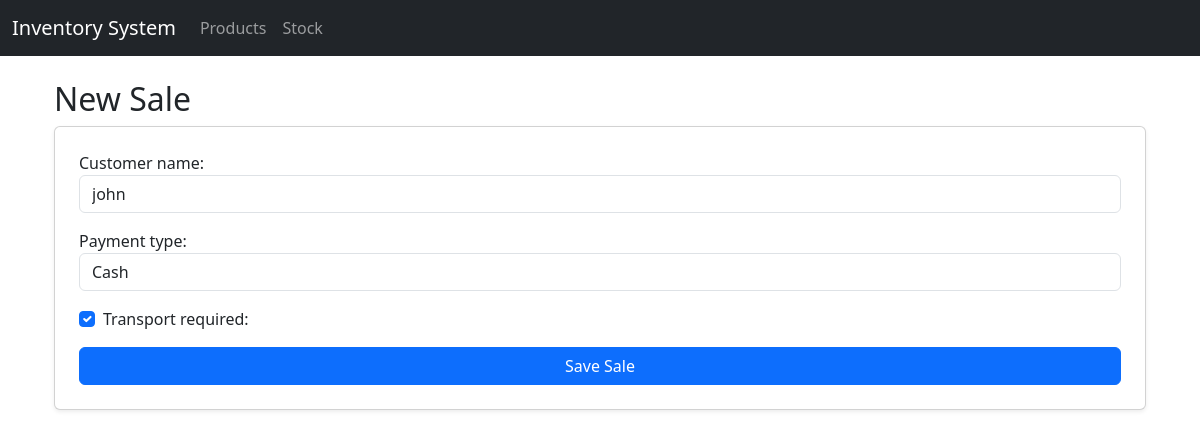
The page /sales/sale/1/edit/ on the database its author committed.
### sales/models.py (models this page shows, shortened)
class Sale(models.Model):
    PAYMENT_TYPES = [
        ('cash', 'Cash'),
        ('credit', 'Credit'),
        ('mobile', 'Mobile Money'),
    ]
    customer_name = models.CharField(max_length=255)
    payment_type = models.CharField(max_length=20, choices=PAYMENT_TYPES)
    transport_required = models.BooleanField(default=False)
    sales_agent = models.ForeignKey(
        settings.AUTH_USER_MODEL, on_delete=models.SET_NULL, null=True, blank=True
    )
    created_at = models.DateTimeField(auto_now_add=True)

### sales/views.py (the view, shortened to what this page needs)
# urls.py: path("sale/<int:pk>/edit/", views.SaleUpdateView.as_view(), name="sale_edit"),
class SaleUpdateView(UpdateView):
    model = Sale
    form_class = SaleForm
    template_name = "sale_form.html"

### sales/forms.py (shortened to what this page needs)
class SaleForm(forms.ModelForm):
    class Meta:
        model = Sale
        fields = ['customer_name', 'payment_type', 'transport_required']
        widgets = {
            'customer_name': forms.TextInput(attrs={'class': 'form-control'}),
            'payment_type': forms.Select(attrs={'class': 'form-control'}),
            'transport_required': forms.CheckboxInput(attrs={'class': 'form-check-input'}),
        }

### sales/templates/sale_form.html (shortened to what this page needs)
{% extends "base.html" %}
{% load crispy_forms_tags %}
{% block content %}
<div class="container mt-4">
    <h2>New Sale</h2>
    <form method="post" class="card p-4 shadow-sm" novalidate>
        <div class="mb-3">
            {{ form.customer_name.label_tag }}
            {{ form.customer_name }}
        </div>
        <div class="mb-3">
            {{ form.payment_type.label_tag }}
            {{ form.payment_type }}
        </div>
        <div class="form-check mb-3">
            {{ form.transport_required }}
            {{ form.transport_required.label_tag }}
        </div>
        <button type="submit" class="btn btn-primary">Save Sale</button>
    </form>
</div>
{% endblock %}

### rows shown on the page
Sale: customer_name "john", payment_type "Cash", transport_required "☑"
